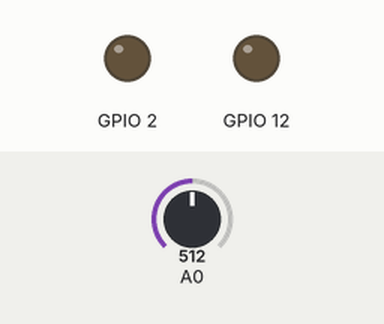
A sketch run on a simulated ESP8266 (Wemos D1 mini). On the bench: output pins drawn as LEDs (lit = HIGH). The inputs (shaded band) are chosen by the test bench; at power-on: A0 = 512. WiFi joins after 1.5 s; servers stay silent unless stated; what the sketch prints to the serial monitor is not drawn.

Above: at 0.5 s.
Timing chart, 0 to 4.6 s (numbered marks = the images above):
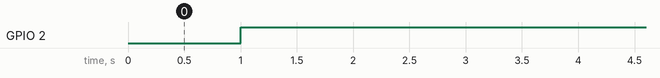

Measured:
- by itself, GPIO 2: repeats every 2.0 s: LOW 1.0 s, HIGH 1.0 s

The sketch:

BMS_3_D1.ino
```cpp
/**
 * Author: Zheping.Li
 * Create Date:2023-03-13
 * Modify Date:2023-03-13
 * Target: 48v蓄电池组分4个独立控制子系统，每个子系统含：主蓄电池、备蓄电池、arduino、电压传感器、5v继电器(10A)、12v大功率继电器(30A)、连接线等。
 * Feature 1:
 * 1.使用了电压传感器 voltage sensor，每秒测试一次电压；
 * 2.默认初始状态是仅对主电池充电，为状态0；当主电池电压大于14.2v时，就启动对应的一个备用电池连接，对应的备用电池分流充电，进入状态1（充电分流模式）；
 * 3.状态1时，太阳能供电电压如果下降到12.1v以下，说明供电不足，立即切换到状态0；
 * 4.状态1时，电压在12.1~13.6之间，则启动延时计数，计到30次才切换回状态0；
 * 5.状态0时，电压低于11.8v进入状态2（放电补偿模式）；
 * 6.状态2时，电压>13.6v时，立即切换回状态0
 * 7.状态2时，电压在12.1~13.6之间，则启动延时计数，计到30次才切换回状态0；
 *
 * Feature 2:
 * 连接wifi，通过UDP向局域网内某个linux主机上报实时电压以及状态。带wifi功能的Arduino，会主动连接一个SSID，向指定服务器的udp端口上报当前的电压
 *
 * Notice:
 * 1.WeMos板子的问题，无法支持4路继电器，最后试验结果是使用D4、D2、D10、D14四个接口来控制，其中D4对应1号位继电器，其余的（D2、D10、D14）依赖D2接口的设备信号。
 *   2-->D4, 12-->D2，4-->D10,D14；
 */
#include <ESP8266WiFi.h>
//#include <ESP8266WiFiMulti.h>
#include <WiFiUdp.h>

#ifndef STASSID
#define STASSID "mySSID"
#define STAPSK  "12345678"
#endif

const char* ssid     = STASSID;
const char* password = STAPSK;

const char* host = "172.18.8.97";
const uint16_t port = 8048;
const char* myName = "BMS_3";
const int resetPerSecond = 1860;//对其它3块开发板重启的时间，每隔这么多秒就重启一次。

//ESP8266WiFiMulti WiFiMulti;
WiFiUDP Udp;

int output1Pin = D12;
int output2Pin = D13;
// int output3Pin = 4;
int solarState = 0;//默认状态，对主电瓶正常充放电
int lowVolCount = 0;//低电压告警延时计数
int timeCount = 0;
int wifiState = 0;//0未连接，1正在连接，2已连接成功
int wifiCount = 0;//尝试连接wifi的次数
int ledOnOff = 0;//板载led灯的亮灭控制参数。

// the setup routine runs once when you press reset:
void setup() {
    // initialize serial communication at 9600 bits per second:
    Serial.begin(115200);
    pinMode(LED_BUILTIN, OUTPUT);//LED_BUILTIN equals 2;
    // pinMode(output1Pin, OUTPUT);
    // pinMode(output2Pin, OUTPUT);
    // pinMode(output3Pin, OUTPUT);
    // digitalWrite(output1Pin, HIGH);
    // digitalWrite(output2Pin, HIGH);
    // digitalWrite(output3Pin, HIGH);

    WiFi.mode(WIFI_STA);
}
void pin1Enable(){
    pinMode(output1Pin, OUTPUT);
    //digitalWrite(output1Pin, HIGH);
}
void pin1Disable(){
    pinMode(output1Pin, INPUT);
    //digitalWrite(output1Pin, LOW);
}
void connectWifi(){
    if(wifiState == 0){
        // We start by connecting to a WiFi network
        WiFi.begin(STASSID, STAPSK);//WiFiMulti.addAP(ssid, password);
        wifiState = 1;
        wifiCount = 0;
        Serial.println();
        Serial.printf("正在连接Wifi:%s…",STASSID);
        ledOnOff = 2;
    }else if(wifiState == 1){
        if(WiFi.status() == WL_CONNECTED){//连接成功
            Serial.printf("连接成功，建立连接耗时%d秒\r\n", wifiCount);
            ledOnOff = 3;
            wifiState = 2;
            wifiCount = 0;
        }else{
            if(wifiCount++ > 156){
                Serial.printf("Wifi连接失败！%d\r 尝试%d秒。\r\n", WiFi.status(), wifiCount);
                ledOnOff = 2;
                wifiState = 0;
                WiFi.disconnect();
                wifiCount = 0;
            }else{
                Serial.print("connecting... ");
            }
        }
    }else{// ==2
        if(WiFi.status() != WL_CONNECTED){
            Serial.print("Wifi连接断开！稍后自动重试");
            ledOnOff = 3;
            wifiState = 0;
            WiFi.disconnect();
            wifiCount = 0;
        }
    }

    if(ledOnOff-- > 0){
        digitalWrite(LED_BUILTIN, HIGH);
    }else{
        digitalWrite(LED_BUILTIN, LOW);
        ledOnOff = 1;
    }

}

// the loop routine runs over and over again forever:
void loop() {
  // read the input on analog pin 0:
  int sensorValue = analogRead(A0);
  // Convert the analog reading (which goes from 0 - 1023) to a voltage (0 - 5V):
  float voltage = sensorValue * (5.0 / 1023.0) * 3.15;
  // print out the value you read:
  Serial.printf("\r\nvoltage: %f,",voltage);

  switch(solarState){
    case 0:
        if(voltage > 14.1){
          solarState = 1;
          pin1Enable();
          lowVolCount = 0;
        }else if(voltage < 11.9){
          solarState = 2;
          pin1Enable();
          lowVolCount = 0;
        }
        break;
    case 1://备用电池分流
        if(voltage > 13.6){
          lowVolCount = 0;
        }else if(voltage < 12.1){//disconnect immediately
          solarState = 0;
          pin1Disable();
          lowVolCount = 0;
        }else{//12.1~13.6
          int chargeSeconds = 0;
          chargeSeconds = (int)(30-(13.6-voltage)*20);
          if(lowVolCount++ > chargeSeconds){
            solarState = 0;
            pin1Disable();
            lowVolCount = 0;
          }
        }
        break;
    case 2://备用电池补偿供电
        if(voltage < 12.1){
          lowVolCount = 0;
        }else if(voltage > 13.6){//disconnect immediately
          solarState = 0;
          pin1Disable();
          lowVolCount = 0;
        }else{//12.1~13.6
          int chargeSeconds = 0;
          chargeSeconds = (int)((13.6-voltage)*20-0);
          if(lowVolCount++ > chargeSeconds){
            solarState = 0;
            pin1Disable();
            lowVolCount = 0;
          }
        }
        break;
  }
  Serial.printf("ChargeState: %d\n",solarState);

  if(timeCount++ > resetPerSecond){
    pinMode(output2Pin, OUTPUT);//digitalWrite(output2Pin, LOW);
    // digitalWrite(output3Pin, LOW);
    if(timeCount > resetPerSecond+3){
      pinMode(output2Pin, INPUT);//digitalWrite(output2Pin, HIGH);
      // digitalWrite(output3Pin, HIGH);
      timeCount = 0;
    }
  }

//以下这段为测试低电平触发器的工作状态
  // if(timeCount % 5 == 0){
  //   digitalWrite(output1Pin, LOW);
  // }else if((timeCount-1) % 5 == 0){
  //   digitalWrite(output1Pin, HIGH);
  //   digitalWrite(output2Pin, LOW);
  // }else if((timeCount-2) % 5 == 0){
  //   digitalWrite(output2Pin, HIGH);
  //   digitalWrite(output3Pin, LOW);
  // }else if((timeCount-3) % 5 == 0){
  //   digitalWrite(output3Pin, HIGH);
  // }

  if(timeCount % 3 == 0 && wifiState == 2 && WiFi.status() == WL_CONNECTED){
    //  WiFiClient client;client.connect(host, port);client.println("");
    if (!Udp.beginPacket(host, port)) {
      Serial.println("connection failed");
    }else{
      String infoJson = "{name:\""+ String(myName) +"\",voltage:"+ String(voltage) +", state:"+solarState+"}\r\n";
      char  sendPacket[] = {"\0"};
      strcpy(sendPacket,infoJson.c_str());
      Udp.write(sendPacket);
      Udp.endPacket();
      //read back one line from server
    }

    //String line = client.readStringUntil('\r');
//    char incomingPacket[256];
//    int len = Udp.read(incomingPacket, 255);
//    if(len > 0){
//      incomingPacket[len] = '\0';
//      Serial.println("receiving from remote server");
//      Serial.printf("UDP packet contents: %s\n", incomingPacket);
//    }
    }

    delay(1000);
    connectWifi();
}
```
